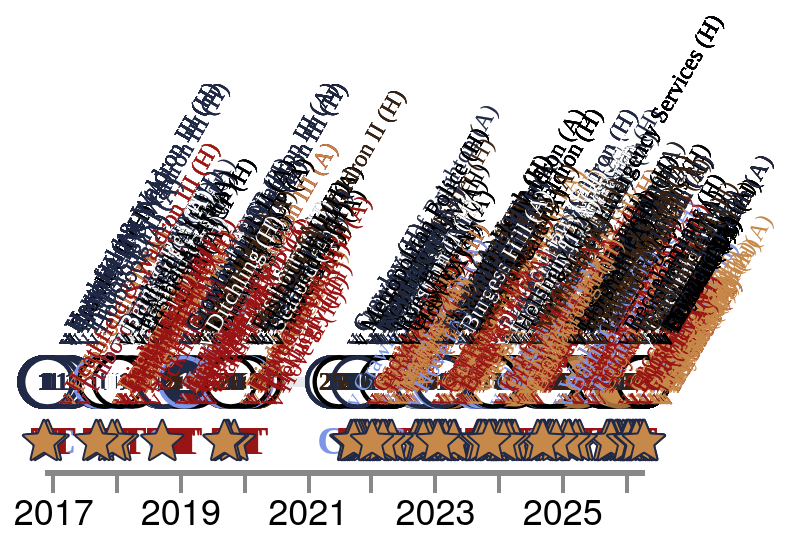

Express this chart as Vega-Lite.
### Vega-Lite specification from a JSON file in a GitHub repository (floating-point values rounded to 4 significant figures; data arrays with more than 128 entries replaced by an {"elided": "..."} marker saying what was removed)
{"config": {"axis": {"labelFont": "PT Sans Narrow, Helvetica Neue, Helvetica, Arial, sans-serif", "titleFont": "PT Sans Narrow, Helvetica Neue, Helvetica, Arial, sans-serif", "labelFontSize": 13, "titleFontSize": 24, "gridColor": "#202947", "gridOpacity": 0.2, "zindex": 1}, "text": {"font": "Lato, sans-serif"}, "bar": {"cornerRadiusEnd": 5}, "header": {"labelFont": "PT Sans Narrow, Helvetica Neue, Helvetica, Arial, sans-serif", "titleFont": "PT Sans Narrow, Helvetica Neue, Helvetica, Arial, sans-serif", "labelFontSize": 24, "titleFontSize": 28, "labelFontWeight": "bold", "orient": "left"}, "legend": {"labelFont": "PT Sans Narrow, Helvetica Neue, Helvetica, Arial, sans-serif", "titleFont": "PT Sans Narrow, Helvetica Neue, Helvetica, Arial, sans-serif", "labelFontSize": 14, "titleFontSize": 16, "titlePadding": 5, "fillColor": "white", "strokeColor": "black", "padding": 10, "titleFontWeight": "lighter", "titleFontStyle": "italic", "titleColor": "gray", "offset": 10}, "title": {"font": "PT Sans Narrow, Helvetica Neue, Helvetica, Arial, sans-serif", "fontSize": 48, "fontWeight": "bold", "anchor": "start", "align": "center", "titlePadding": 20, "subtitlePadding": 10, "subtitleFontSize": 13, "subtitleColor": "", "subtitleFontStyle": "italic", "offset": 15, "color": "black"}, "axisX": {"labelAngle": 0}, "facet": {"title": null, "header": null, "align": {"row": "each", "column": "each"}}, "resolve": {"scale": {"y": "independent", "facet": "independent"}}, "background": "transparent", "scale": {"offsetBandPaddingOuter": 0.2, "offsetBandPaddingInner": 0.1}, "view": {"stroke": null, "background": "transparent"}}, "layer": [{"mark": {"type": "line", "color": "#202946", "opacity": 0.1, "strokeWidth": 5}, "encoding": {"tooltip": [{"field": "player", "title": "Player", "type": "nominal"}, {"field": "event_label", "title": "Milestone", "type": "nominal"}, {"field": "event_date_label", "title": "Date", "type": "nominal"}, {"field": "detail", "title": "Match", "type": "nominal"}, {"field": "result_label", "title": "Result", "type": "nominal"}, {"field": "squad_label", "title": "Squad", "type": "nominal"}], "x": {"axis": {"domainWidth": 3, "format": "%Y", "grid": false, "labelAngle": 0, "labelFlush": false, "labelFontSize": 18, "tickCount": "year", "tickSize": 10, "tickWidth": 2, "title": null}, "field": "date", "type": "temporal"}, "y": {"axis": null, "field": "row_type", "type": "nominal"}}, "transform": [{"filter": "(datum.row_type === 'appearance')"}]}, {"mark": {"type": "point", "filled": true, "opacity": 1, "shape": "circle", "size": 600, "strokeWidth": 2.2}, "encoding": {"color": {"field": "symbol_fill", "legend": null, "scale": null, "type": "nominal"}, "stroke": {"field": "symbol_stroke", "legend": null, "scale": null, "type": "nominal"}, "tooltip": [{"field": "player", "title": "Player", "type": "nominal"}, {"field": "event_label", "title": "Milestone", "type": "nominal"}, {"field": "event_date_label", "title": "Date", "type": "nominal"}, {"field": "detail", "title": "Match", "type": "nominal"}, {"field": "result_label", "title": "Result", "type": "nominal"}, {"field": "squad_label", "title": "Squad", "type": "nominal"}], "x": {"axis": {"domainWidth": 3, "format": "%Y", "grid": false, "labelAngle": 0, "labelFlush": false, "labelFontSize": 18, "tickCount": "year", "tickSize": 10, "tickWidth": 2, "title": null}, "field": "date", "type": "temporal"}, "y": {"axis": null, "field": "row_type", "type": "nominal"}}, "transform": [{"filter": "(datum.row_type === 'appearance')"}]}, {"mark": {"type": "text", "align": "center", "baseline": "middle", "font": "PT Sans Narrow", "fontSize": 13, "fontWeight": "bold"}, "encoding": {"color": {"field": "symbol_text_color", "legend": null, "scale": null, "type": "nominal"}, "text": {"field": "symbol_text", "type": "nominal"}, "tooltip": [{"field": "player", "title": "Player", "type": "nominal"}, {"field": "event_label", "title": "Milestone", "type": "nominal"}, {"field": "event_date_label", "title": "Date", "type": "nominal"}, {"field": "detail", "title": "Match", "type": "nominal"}, {"field": "result_label", "title": "Result", "type": "nominal"}, {"field": "squad_label", "title": "Squad", "type": "nominal"}], "x": {"axis": {"domainWidth": 3, "format": "%Y", "grid": false, "labelAngle": 0, "labelFlush": false, "labelFontSize": 18, "tickCount": "year", "tickSize": 10, "tickWidth": 2, "title": null}, "field": "date", "type": "temporal"}, "y": {"axis": null, "field": "row_type", "type": "nominal"}}, "transform": [{"filter": "((datum.row_type === 'appearance') && (datum.symbol_text !== ''))"}]}, {"mark": {"type": "text", "align": "center", "baseline": "middle", "font": "PT Sans Narrow", "fontSize": 20, "fontWeight": "bold"}, "encoding": {"color": {"field": "symbol_text_color", "legend": null, "scale": null, "type": "nominal"}, "text": {"field": "symbol_text", "type": "nominal"}, "tooltip": [{"field": "player", "title": "Player", "type": "nominal"}, {"field": "event_label", "title": "Milestone", "type": "nominal"}, {"field": "event_date_label", "title": "Date", "type": "nominal"}, {"field": "detail", "title": "Match", "type": "nominal"}, {"field": "result_label", "title": "Result", "type": "nominal"}, {"field": "squad_label", "title": "Squad", "type": "nominal"}], "x": {"axis": {"domainWidth": 3, "format": "%Y", "grid": false, "labelAngle": 0, "labelFlush": false, "labelFontSize": 18, "tickCount": "year", "tickSize": 10, "tickWidth": 2, "title": null}, "field": "date", "type": "temporal"}, "y": {"axis": null, "field": "row_type", "type": "nominal"}}, "transform": [{"filter": "((datum.row_type === 'event') && (datum.event_key !== 'motm'))"}]}, {"mark": {"type": "point", "opacity": 1, "size": 10, "strokeWidth": 1}, "encoding": {"fill": {"field": "symbol_fill", "legend": null, "scale": null, "type": "nominal"}, "shape": {"field": "symbol_shape", "legend": null, "scale": null, "type": "nominal"}, "stroke": {"field": "symbol_stroke", "legend": null, "scale": null, "type": "nominal"}, "tooltip": [{"field": "player", "title": "Player", "type": "nominal"}, {"field": "event_label", "title": "Milestone", "type": "nominal"}, {"field": "event_date_label", "title": "Date", "type": "nominal"}, {"field": "detail", "title": "Match", "type": "nominal"}, {"field": "result_label", "title": "Result", "type": "nominal"}, {"field": "squad_label", "title": "Squad", "type": "nominal"}], "x": {"axis": {"domainWidth": 3, "format": "%Y", "grid": false, "labelAngle": 0, "labelFlush": false, "labelFontSize": 18, "tickCount": "year", "tickSize": 10, "tickWidth": 2, "title": null}, "field": "date", "type": "temporal"}, "y": {"axis": null, "field": "row_type", "type": "nominal"}}, "transform": [{"filter": "(datum.event_key === 'motm')"}]}, {"mark": {"type": "text", "align": "left", "angle": 300, "baseline": "bottom", "color": "#4a5568", "font": "PT Sans Narrow", "fontSize": 12, "xOffset": 15, "yOffset": -15}, "encoding": {"color": {"field": "symbol_text_color", "legend": null, "scale": null, "type": "nominal"}, "text": {"field": "detail", "type": "nominal"}, "tooltip": [{"field": "player", "title": "Player", "type": "nominal"}, {"field": "event_label", "title": "Milestone", "type": "nominal"}, {"field": "event_date_label", "title": "Date", "type": "nominal"}, {"field": "detail", "title": "Match", "type": "nominal"}, {"field": "result_label", "title": "Result", "type": "nominal"}, {"field": "squad_label", "title": "Squad", "type": "nominal"}], "x": {"axis": {"domainWidth": 3, "format": "%Y", "grid": false, "labelAngle": 0, "labelFlush": false, "labelFontSize": 18, "tickCount": "year", "tickSize": 10, "tickWidth": 2, "title": null}, "field": "date", "type": "temporal"}, "y": {"axis": null, "field": "row_type", "type": "nominal"}}}], "data": {"name": "data-f3d4d050782bd039ab45d6efc0abf6fc"}, "height": 60, "resolve": {"scale": {"shape": "independent", "x": "shared", "y": "shared"}}, "width": "container", "$schema": "https://vega.github.io/schema/vega-lite/v5.20.1.json", "datasets": {"data-f3d4d050782bd039ab45d6efc0abf6fc": {"elided": "1214 records"}}}
